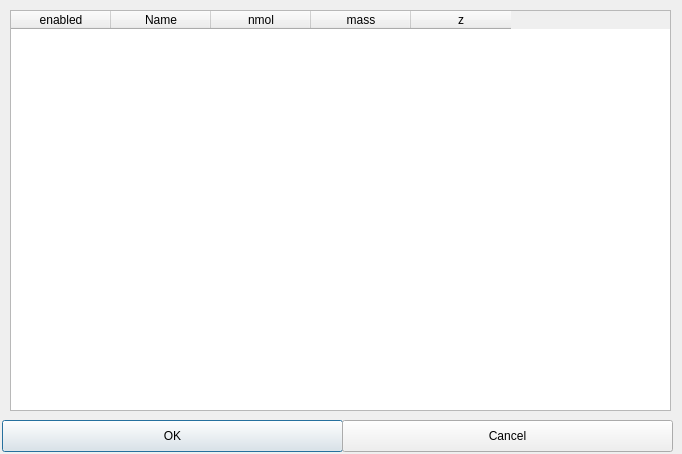
<?xml version="1.0" encoding="UTF-8"?>
<ui version="4.0">
 <class>SelectAdducts</class>
 <widget class="QDialog" name="SelectAdducts">
  <property name="geometry">
   <rect>
    <x>0</x>
    <y>0</y>
    <width>682</width>
    <height>454</height>
   </rect>
  </property>
  <property name="windowTitle">
   <string>Form</string>
  </property>
  <widget class="QTableWidget" name="tableWidget">
   <property name="geometry">
    <rect>
     <x>10</x>
     <y>10</y>
     <width>661</width>
     <height>401</height>
    </rect>
   </property>
   <property name="columnCount">
    <number>5</number>
   </property>
   <attribute name="verticalHeaderVisible">
    <bool>true</bool>
   </attribute>
   <column>
    <property name="text">
     <string>enabled</string>
    </property>
   </column>
   <column>
    <property name="text">
     <string>Name</string>
    </property>
   </column>
   <column>
    <property name="text">
     <string>nmol</string>
    </property>
   </column>
   <column>
    <property name="text">
     <string>mass</string>
    </property>
   </column>
   <column>
    <property name="text">
     <string>z</string>
    </property>
   </column>
  </widget>
  <widget class="QPushButton" name="btnOK">
   <property name="geometry">
    <rect>
     <x>2</x>
     <y>420</y>
     <width>341</width>
     <height>32</height>
    </rect>
   </property>
   <property name="text">
    <string>OK</string>
   </property>
  </widget>
  <widget class="QPushButton" name="btnCAncel">
   <property name="geometry">
    <rect>
     <x>342</x>
     <y>420</y>
     <width>331</width>
     <height>32</height>
    </rect>
   </property>
   <property name="text">
    <string>Cancel</string>
   </property>
  </widget>
 </widget>
 <resources/>
 <connections/>
</ui>
